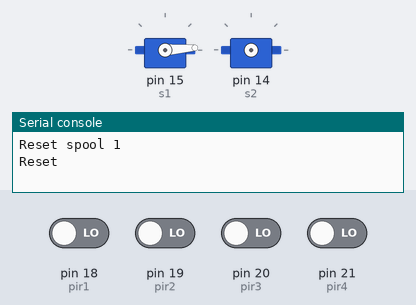
This program was run on a simulated MicroPython board. Shown: 2 × servo, the last lines printed to the serial console. Inputs (shaded band) come from the test bench; at power-on: pin 18 (pir1), pin 19 (pir2), pin 20 (pir3), pin 21 (pir4) LOW. Servo angles are drawn from the pulse width (0.5 ms = 0°, 2.5 ms = 180°).

Above: at 0.2 s.
At 20.4 s:
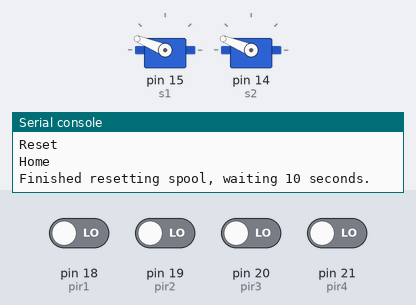
20.5 s: pin 18 (pir1) driven HIGH
At 22.3 s:
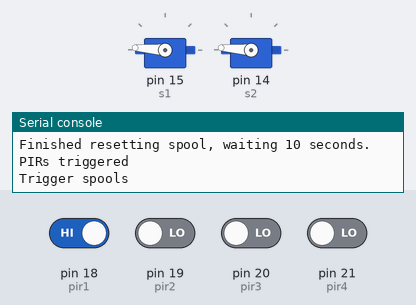
Timing chart, 0 to 24.0 s (numbered marks = the images above; inputs shaded):
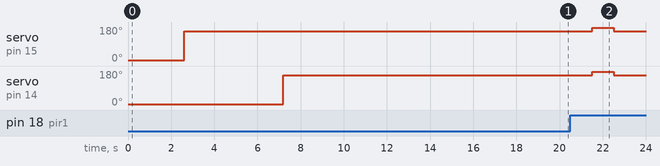

The program:

main.py
```python
# The Cacophony Project Trap Controller v0.1
# This trap controller is programmed to work in several different configurations.
#
# Single board; Spool:
#       1) Only at night, trigger spools 1 second after PIRs are triggered.
#       2) Reset spools after 10 minutes
#
# Double board; Spool and Cage:
#       Board A)
#           1) When first powered on reset spools.
#           2) Only at night, trigger spools 1 second after the PIR is triggered.
#           3) Notify Board B through modbus that trap has been triggered.
#           4) Reset spools after 10 minutes.
#       Board B)
#           1) When first powered on reset ratchet door.
#           2) Wait for Board A to notify that spools have been triggered.
#           3) Wait a few seconds, then when PIR is triggered, close ratchet door.
#           4) Reset ratchet door when?
#
# Triple board; Spool, Cage, and Killing.
#       Board A)
#           1) When first powered on reset spools.
#           2) Only at night, trigger spools 1 second after PIRs are triggered.
#           3) Notify Board B through modbus that trap has been triggered.
#           4) Reset spools after 10 minutes.
#       Board B)
#           1) When first powered on reset ratchet door.
#           2) Wait for Board A to notify that spools have been triggered.
#           3) Wait a few seconds, then when PIR is triggered, close ratchet door.
#       Board C)
#           1) Killing mechanism is unknown so far.
#
# IR camera and Spool:
#       IR Camera
#           1) Poll PIR on Spool controller to detect movement.
#           2) Turn on IR camera when there is movement.
#           3) Trigger spools when ready.
#       Spool Board)
#           1) Listen on modbus for instructions/actions from IR camera
#

#import utime
import time
from time import sleep
from machine import I2C, Pin, PWM

servo_home = 2250*1000
servo_reset = 550*1000
servo_trigger = 2450*1000


pir1 = Pin(18)
pir2 = Pin(19)
pir3 = Pin(20)
pir4 = Pin(21)

spool_power = Pin(29, Pin.OUT)
spool_power.low()

s1 = PWM(Pin(15))
s1.freq(50)
s2 = PWM(Pin(14))
s2.freq(50)

def trigger_spools():
    print("Trigger spools")
    spool_power.high()
    s1.duty_ns(servo_trigger)
    s2.duty_ns(servo_trigger)
    sleep(1)
    s1.duty_ns(servo_home)
    s2.duty_ns(servo_home)
    sleep(1)
    spool_power.low()

def reset_spool(spool):
    spool_power.high()
    sleep(0.1)
    print("Reset")
    spool.duty_ns(servo_reset)
    sleep(2.5)
    print("Home")
    spool.duty_ns(servo_home)
    sleep(2)
    spool_power.low()

def reset_spools():
    print("Reset spool 1")
    reset_spool(s1)

    print("Reset spool 2")
    reset_spool(s2)
    print("Finished resetting spool, waiting 10 seconds.")
    sleep(10)

reset_spools()
while True:
    if (pir1.value() or pir2.value() or pir3.value() or pir4.value()):
        print("PIRs triggered")
        sleep(1)
        trigger_spools()
        sleep(60*10)
        reset_spools()

    sleep(0.1)


#utc
#print(local.time())
#print(sunrise)
#print(sunset)
#print(sunrise < local.time() and local.time() < sunset)
```

Measured:
- after the input at 20.5 s, servo on pin 15 (s1), servo on pin 14 (s2): 158° → 176° after 1.0 s, → 158° 1.0 s later
